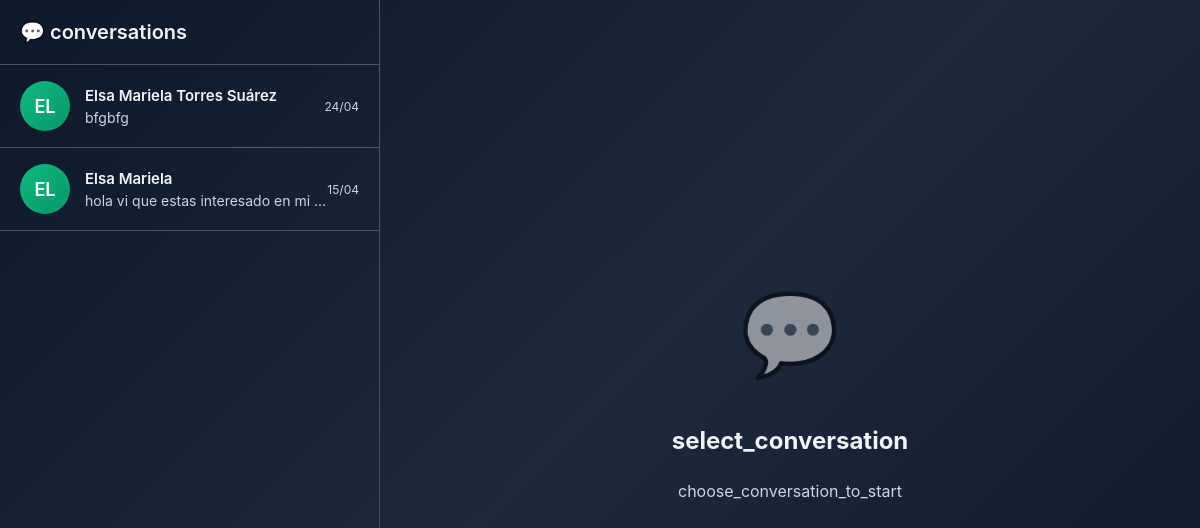
The page /mensajes.php (signed in) on the database its author committed.
### tables this page shows
CREATE TABLE `conversaciones` (
  `id_conversacion` int(11) NOT NULL,
  `id_producto` int(11) DEFAULT NULL,
  `id_comprador` int(11) DEFAULT NULL,
  `id_vendedor` int(11) DEFAULT NULL,
  `fecha_inicio` datetime DEFAULT current_timestamp(),
  `ultima_actualizacion` timestamp NOT NULL DEFAULT current_timestamp() ON UPDATE current_timestamp(),
  `borrado_por_comprador` tinyint(1) DEFAULT 0,
  `borrado_por_vendedor` tinyint(1) DEFAULT 0
);

### mensajes.php (the view, shortened to what this page needs)
<?php
require_once __DIR__ . '/config/app.php';
require_once __DIR__ . '/config/database.php';
$id_usuario = $_SESSION['id_usuario'];
$stmt = $conexion->prepare("
    SELECT
        c.id_conversacion,
        c.id_producto,
        c.ultima_actualizacion,
        p.tipo_producto,
        CASE
            WHEN c.id_comprador = :id_usuario1 THEN u_vendedor.nombre
            ELSE u_comprador.nombre
        END as nombre_otro_usuario,
        CASE
            WHEN c.id_comprador = :id_usuario2 THEN u_vendedor.id_usuario
            ELSE u_comprador.id_usuario
        END as id_otro_usuario,
        CASE
            WHEN c.id_comprador = :id_usuario3 THEN u_vendedor.foto_perfil
            ELSE u_comprador.foto_perfil
        END as foto_otro_usuario,
        (SELECT mensaje FROM mensajes WHERE id_conversacion = c.id_conversacion ORDER BY fecha_envio DESC LIMIT 1) as ultimo_mensaje,
        (SELECT fecha_envio FROM mensajes WHERE id_conversacion = c.id_conversacion ORDER BY fecha_envio DESC LIMIT 1) as fecha_ultimo_mensaje,
        (SELECT COUNT(*) FROM mensajes WHERE id_conversacion = c.id_conversacion AND id_remitente != :id_usuario4 AND leido = 0) as mensajes_no_leidos
    FROM conversaciones c
    INNER JOIN productos p ON c.id_producto = p.id_producto
    LEFT JOIN usuarios u_vendedor ON c.id_vendedor = u_vendedor.id_usuario
    LEFT JOIN usuarios u_comprador ON c.id_comprador = u_comprador.id_usuario
    WHERE (c.id_comprador = :id_usuario5 OR c.id_vendedor = :id_usuario6)
        AND NOT (
            (c.id_comprador = :id_usuario7 AND c.borrado_por_comprador = 1)
            OR (c.id_vendedor = :id_usuario8 AND c.borrado_por_vendedor = 1)
        )
    ORDER BY c.ultima_actualizacion DESC
");
$stmt->bindParam(':id_usuario1', $id_usuario, PDO::PARAM_INT);
$stmt->bindParam(':id_usuario2', $id_usuario, PDO::PARAM_INT);
$stmt->bindParam(':id_usuario3', $id_usuario, PDO::PARAM_INT);
$stmt->bindParam(':id_usuario4', $id_usuario, PDO::PARAM_INT);
$stmt->bindParam(':id_usuario5', $id_usuario, PDO::PARAM_INT);
$stmt->bindParam(':id_usuario6', $id_usuario, PDO::PARAM_INT);
$stmt->bindParam(':id_usuario7', $id_usuario, PDO::PARAM_INT);
$stmt->bindParam(':id_usuario8', $id_usuario, PDO::PARAM_INT);
$stmt->execute();
$conversaciones = $stmt->fetchAll(PDO::FETCH_ASSOC);
?>
<!DOCTYPE html>
<html lang="<?= $lang ?>">
<head>
    <?= ascc_theme_css() ?>
    <link rel="stylesheet" href="/ascc/public/css/mensajes.css">
</head>
<body class="theme-<?= $theme ?>" data-theme="<?= $theme ?>">
    <div class="mensajes-layout">
        <aside class="conversaciones-sidebar">
            <div class="conversaciones-header">
                <h2>💬 <?= t('conversations') ?></h2>
            </div>
            <div class="conversaciones-list">
                <?php if (count($conversaciones) > 0): ?>
                <?php foreach ($conversaciones as $conv):
                        $iniciales = strtoupper(substr($conv['nombre_otro_usuario'], 0, 2));
                        $tiempo = '';
                        if ($conv['fecha_ultimo_mensaje']) {
                            $diff = time() - strtotime($conv['fecha_ultimo_mensaje']);
                            if ($diff < 3600) {
                                $tiempo = floor($diff / 60) . 'min';
                            } elseif ($diff < 86400) {
                                $tiempo = floor($diff / 3600) . 'h';
                            } else {
                                $tiempo = date('d/m', strtotime($conv['fecha_ultimo_mensaje']));
                            }
                        }
                        $class_unread = $conv['mensajes_no_leidos'] > 0 ? 'unread' : '';
                    ?>
                <div class="conversation-item <?= $class_unread ?>"
                    data-conversation-id="<?= $conv['id_conversacion'] ?>"
                    onclick="selectConversation(<?= $conv['id_conversacion'] ?>)">
                    <?php if (!empty($conv['foto_otro_usuario'])): ?>
                    <div class="conversation-avatar" style="display:none;"><?= $iniciales ?></div>
                    <?php else: ?>
                    <div class="conversation-avatar"><?= $iniciales ?></div>
                    <?php endif; ?>
                    <div class="conversation-info">
                        <div class="conversation-name">
                            <?= htmlspecialchars($conv['nombre_otro_usuario']) ?>
                        </div>
                        <div class="conversation-preview">
                            <?= htmlspecialchars(substr($conv['ultimo_mensaje'] ?? 'Sin mensajes', 0, 50)) ?>
                        </div>
                    </div>
                    <div class="conversation-meta">
                        <div class="conversation-time"><?= $tiempo ?></div>
                    </div>
                </div>
                <?php endforeach; ?>
                <?php endif; ?>
            </div>
        </aside>
        <main class="chat-area">
            <div class="chat-empty-state">
                <div class="chat-empty-icon">💬</div>
                <h3><?= t('select_conversation') ?></h3>
                <p><?= t('choose_conversation_to_start') ?></p>
            </div>
        </main>
    </div>
</body>
</html>

### public/css/dark.css (style rules this page uses)
*, *::before, *::after { box-sizing: border-box; }
body, body.theme-dark, body[data-theme="dark"] { background: linear-gradient(135deg, #0F172A 0%, #1E293B 50%, #0F172A 100%); color: var(--text-primary); font-family: -apple-system, BlinkMacSystemFont, 'Segoe UI', Roboto, 'Helvetica Neue', Arial, sans-serif; margin: 0; padding: 0; min-height: 100vh; transition: var(--transition); }

### public/css/mensajes.css (style rules this page uses)
.mensajes-layout { display: grid; grid-template-columns: 380px 1fr; height: 100vh; background: var(--bg-primary); overflow: hidden; }
.conversaciones-sidebar { background: var(--bg-secondary); border-right: 1px solid var(--border-color); display: flex; flex-direction: column; overflow: hidden; }
.conversaciones-header { padding: 20px; border-bottom: 1px solid var(--border-color); display: flex; align-items: center; justify-content: space-between; background: var(--bg-primary); }
.conversaciones-header h2 { font-size: 20px; font-weight: 600; color: var(--text-primary); margin: 0; }
.conversaciones-list { flex: 1; overflow-y: auto; }
.conversation-item { display: flex; align-items: center; padding: 16px 20px; cursor: pointer; transition: all 0.2s; border-bottom: 1px solid var(--border-color); background: var(--bg-secondary); }
.conversation-avatar { width: 50px; height: 50px; border-radius: 50%; background: linear-gradient(135deg, #10B981, #059669); color: white; display: flex; align-items: center; justify-content: center; font-weight: 600; font-size: 18px; flex-shrink: 0; margin-right: 15px; }
.conversation-info { flex: 1; min-width: 0; }
.conversation-name { font-weight: 600; color: var(--text-primary); margin-bottom: 4px; font-size: 15px; }
.conversation-preview { color: var(--text-secondary); font-size: 14px; white-space: nowrap; overflow: hidden; text-overflow: ellipsis; }
.conversation-meta { display: flex; flex-direction: column; align-items: flex-end; gap: 6px; }
.conversation-time { font-size: 12px; color: var(--text-secondary); }
.chat-area { display: flex; flex-direction: column; background: var(--bg-primary); height: 100vh; }
.chat-empty-state { flex: 1; display: flex; flex-direction: column; align-items: center; justify-content: center; text-align: center; padding: 40px; }
.chat-empty-icon { font-size: 80px; margin-bottom: 20px; opacity: 0.5; }
.chat-empty-state h3 { color: var(--text-primary); font-size: 24px; margin-bottom: 10px; }
.chat-empty-state p { color: var(--text-secondary); font-size: 16px; }

### rows shown on the page
conversaciones: iniciales "EL", nombre_otro_usuario "Elsa Mariela Torres Suárez", ultimo_mensaje "bfgbfg", tiempo "24/04"
conversaciones: iniciales "EL", nombre_otro_usuario "Elsa Mariela", ultimo_mensaje "hola vi que estas interesado en mi…", tiempo "15/04"

### other values the page prints
t('conversations') "conversations"
t('select_conversation') "select_conversation"
t('choose_conversation_to_start') "choose_conversation_to_start"
